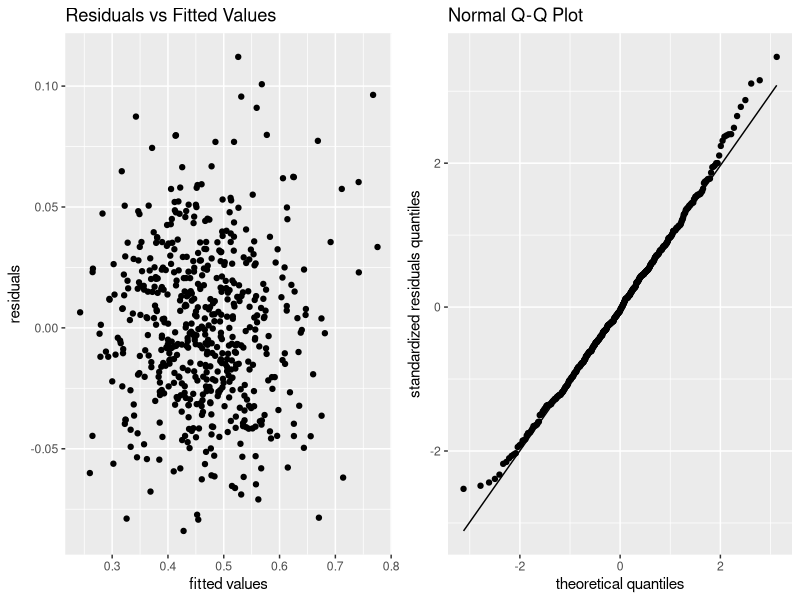
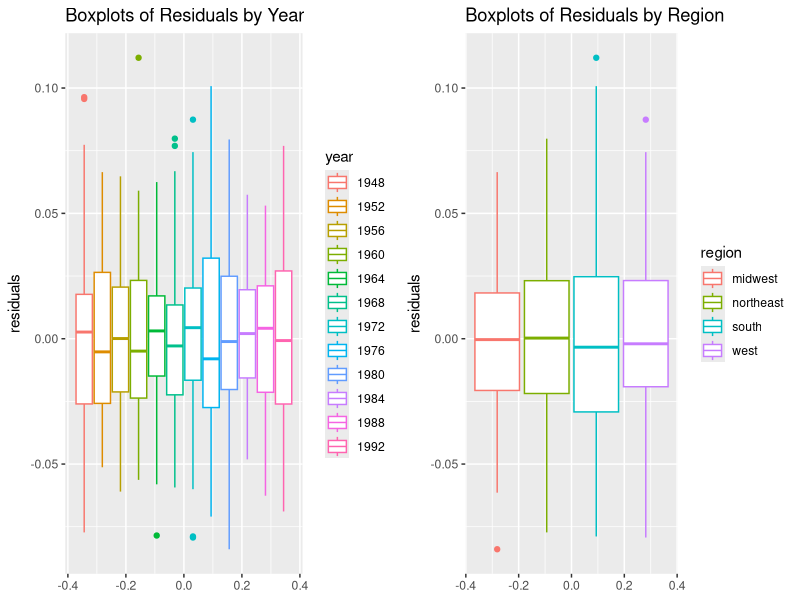
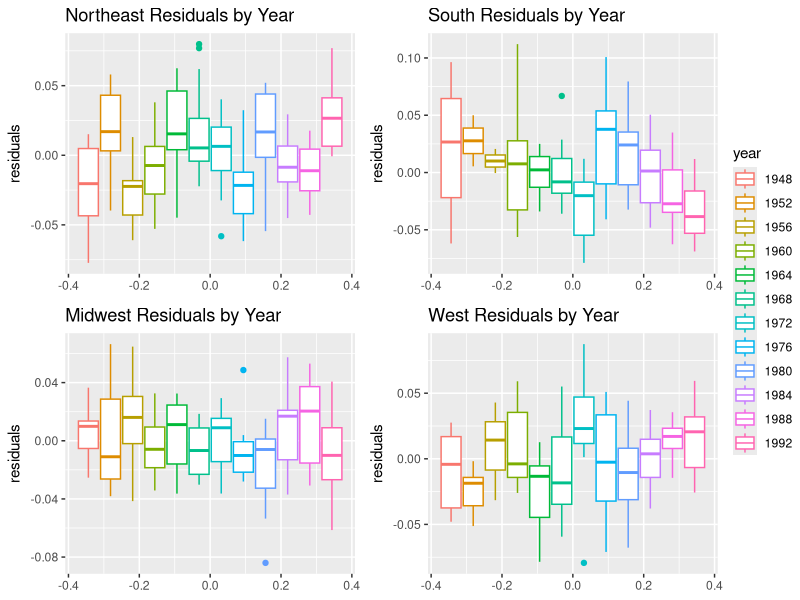

The R script that drew these images, in order:
## ---- chunk 1
knitr::opts_chunk$set(echo = FALSE, message = FALSE)
## ---- chunk 2
library("readr") # to load data
library("tidyverse")
library("ggpubr") # for ggarrange
library("car") # type 2 anova
library("knitr") # to print tables
data <- read_table("4_US_elections.txt")
data = data %>% select(-constant) # remove manually added intercept
# change mentioned variables to factors
data = data %>% 
  mutate(year = as.factor(year),
                       state = as.factor(state), 
                       r1 = as.factor(r1), 
                       r2 = as.factor(r2), 
                       r3 = as.factor(r3), 
                       r4 = as.factor(r4), 
                       r5 = as.factor(r5), 
                       r6 = as.factor(r6), )

# rename the variables
data = data %>% 
  rename(dvote = Dvote,
         dvote_poll = n1,
         dapprove_inc = n2,
         dapprove_presinc = n3,
         gnp_growth_inc = n4,
         dvote_last = s1,
         dvote_last2 = s2,
         home_state = s3,
         home_state_vice = s4,
         dmajor_leg = s5,
         econ_growth_inc = s6,
         state_ideology = s7,
         ideology_comp = s8,
         cath_1960 = s9,
         south = r1,
         south_1964 = r2,
         deep_south_1964 = r3,
         new_england_1964 = r4,
         new_england_1972 = r5,
         west_1976 = r6)

# create a region variable
northeast = c(7, 8, 19, 20, 21, 29, 30, 32, 38, 39, 45, 48)
south = c(1, 4, 9, 10, 17, 18, 24, 33, 36, 40, 42, 43, 46)
midwest = c(13, 14, 15, 16, 22, 23, 25, 27, 34, 35, 41, 49)
west = c(2, 3, 5, 6, 11, 12, 26, 28, 31, 37, 44, 47, 50)

data$region <- ifelse(data$state %in% northeast, "northeast",
                      ifelse(data$state %in% south, "south",
                             ifelse(data$state %in% midwest, "midwest",
                                    ifelse(data$state %in% west, "west", NA))))
data = data %>% mutate(region = as.factor(region))
data = na.omit(data)
## ---- chunk 3
m0 = lm(dvote ~ . - evotes - region - state_ideology - dvote_poll - dapprove_inc
        - dapprove_presinc - gnp_growth_inc, data = data)
# perform type 2 anova and print results in a table
anova = Anova(m0, type = 2)
kable(anova[1:16, ], digits = 3, caption = "Type 2 anova for the linear model, comparing for each coefficient the full model with the full model excluding the predictor from that coefficient.")
## ---- chunk 4
# fit the same model as before but exclude ideology_comp
m1 = lm(dvote ~ . - evotes - region - state_ideology - dvote_poll - dapprove_inc
        - dapprove_presinc - gnp_growth_inc - ideology_comp, data = data)
# create a data frame that contains residuals, standardized residuals and fitted values for plots

data_res = data
data_res$residuals = resid(m1)
data_res$std_residuals = rstandard(m1)
data_res$fitted = m1$fitted.values
# create residuals vs fitted values plot
res_vs_fit = ggplot(data_res, aes(x = fitted, y = residuals)) + 
  geom_point() + 
  labs(x = "fitted values", y = "residuals") + 
  ggtitle("Residuals vs Fitted Values")
# create qq plot
qq_plot = ggplot(data_res, aes(sample = std_residuals)) +
  stat_qq() + 
  stat_qq_line() + 
  labs(x = "theoretical quantiles", y = "standardized residuals quantiles") + 
  ggtitle("Normal Q-Q Plot")
# plot residuals vs fitted values (left) and qqplot (right)
ggarrange(res_vs_fit, qq_plot, ncol = 2, nrow = 1)
## ---- chunk 5
# create boxplots of residuals grouped by region
year_res_plot = ggplot(mapping = aes(y = residuals, col = year), data = data_res) + 
  geom_boxplot() + 
  ggtitle("Boxplots of Residuals by Year")
# create boxplots of residuals grouped by region
region_res_plot = ggplot(mapping = aes(y = residuals, col = region), data = data_res) +
  geom_boxplot() + 
    ggtitle("Boxplots of Residuals by Region")
# arrange the two plots in a 1x2 grid
ggarrange(year_res_plot, region_res_plot, nrow = 1, ncol = 2)
## ---- chunk 6
data_northeast = data_res[data_res$region == "northeast", ]
data_south = data_res[data_res$region == "south", ]
data_midwest = data_res[data_res$region == "midwest", ]
data_west = data_res[data_res$region == "west", ]
northeast_res_plot = ggplot(mapping=aes(y=residuals, col=year), data = data_northeast) +
  geom_boxplot() + 
  ggtitle("Northeast Residuals by Year")
south_res_plot = ggplot(mapping=aes(y=residuals, col=year), data = data_south) +
  geom_boxplot() +
  ggtitle("South Residuals by Year")
midwest_res_plot = ggplot(mapping=aes(y=residuals, col=year), data = data_midwest) +
  geom_boxplot() +
  ggtitle("Midwest Residuals by Year")
west_res_plot = ggplot(mapping=aes(y=residuals, col=year), data = data_west) +
  geom_boxplot() +
  ggtitle("West Residuals by Year")
#grid.arrange(northeast_res_plot, south_res_plot, midwest_res_plot, west_res_plot, ncol = 2)
ggarrange(northeast_res_plot, south_res_plot, midwest_res_plot, west_res_plot, 
          ncol = 2, nrow = 2, common.legend = TRUE, legend = "right")
